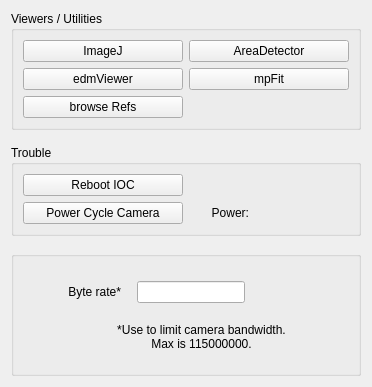
      <widget class="QWidget" name="More">
       <attribute name="title">
        <string>More</string>
       </attribute>
       <layout class="QFormLayout" name="formLayout_3">
        <item row="0" column="0">
         <widget class="QGroupBox" name="groupBox_6">
          <property name="minimumSize">
           <size>
            <width>350</width>
            <height>0</height>
           </size>
          </property>
          <property name="title">
           <string>Viewers / Utilities</string>
          </property>
          <layout class="QGridLayout" name="gridLayout_8">
           <item row="0" column="0">
            <layout class="QGridLayout" name="gridLayout_11">
             <item row="0" column="0">
              <widget class="QEPushButton" name="qepushbutton_4">
               <property name="sizePolicy">
                <sizepolicy hsizetype="Preferred" vsizetype="Fixed">
                 <horstretch>0</horstretch>
                 <verstretch>0</verstretch>
                </sizepolicy>
               </property>
               <property name="minimumSize">
                <size>
                 <width>80</width>
                 <height>0</height>
                </size>
               </property>
               <property name="maximumSize">
                <size>
                 <width>10000</width>
                 <height>16777215</height>
                </size>
               </property>
               <property name="text">
                <string>ImageJ</string>
               </property>
               <property name="program">
                <string>/afs/slac/g/testfac/extras/scripts/startImageJ</string>
               </property>
               <property name="arguments">
                <stringlist>
                 <string>$(P)</string>
                </stringlist>
               </property>
               <property name="guiFile" stdset="0">
                <string/>
               </property>
              </widget>
             </item>
             <item row="4" column="0">
              <layout class="QHBoxLayout" name="horizontalLayout_4">
               <item>
                <widget class="QEPushButton" name="qepushbutton_19">
                 <property name="sizePolicy">
                  <sizepolicy hsizetype="Preferred" vsizetype="Fixed">
                   <horstretch>0</horstretch>
                   <verstretch>0</verstretch>
                  </sizepolicy>
                 </property>
                 <property name="minimumSize">
                  <size>
                   <width>100</width>
                   <height>0</height>
                  </size>
                 </property>
                 <property name="maximumSize">
                  <size>
                   <width>1000</width>
                   <height>16777215</height>
                  </size>
                 </property>
                 <property name="text">
                  <string>browse Refs</string>
                 </property>
                 <property name="program">
                  <string>/afs/slac/g/testfac/extras/scripts/browseRef.sh</string>
                 </property>
                 <property name="arguments">
                  <stringlist>
                   <string>$(P)</string>
                  </stringlist>
                 </property>
                 <property name="guiFile" stdset="0">
                  <string/>
                 </property>
                </widget>
               </item>
              </layout>
             </item>
             <item row="1" column="1">
              <widget class="QEPushButton" name="qepushbutton_8">
               <property name="sizePolicy">
                <sizepolicy hsizetype="Minimum" vsizetype="Fixed">
                 <horstretch>0</horstretch>
                 <verstretch>0</verstretch>
                </sizepolicy>
               </property>
               <property name="minimumSize">
                <size>
                 <width>80</width>
                 <height>0</height>
                </size>
               </property>
               <property name="maximumSize">
                <size>
                 <width>10000</width>
                 <height>16777215</height>
                </size>
               </property>
               <property name="text">
                <string>mpFit</string>
               </property>
               <property name="confirmAction">
                <bool>false</bool>
               </property>
               <property name="program">
                <string>edm</string>
               </property>
               <property name="arguments">
                <stringlist>
                 <string>-x</string>
                 <string>-eolc</string>
                 <string>-m P=$(P):,R=cam1:,PORT=MPFT</string>
                 <string>/afs/slac/g/testfac/tools/display/mpfit/edl/mpFitADMain.edl</string>
                </stringlist>
               </property>
               <property name="guiFile" stdset="0">
                <string/>
               </property>
              </widget>
             </item>
             <item row="0" column="1">
              <widget class="QEPushButton" name="qepushbutton_6">
               <property name="sizePolicy">
                <sizepolicy hsizetype="Preferred" vsizetype="Fixed">
                 <horstretch>0</horstretch>
                 <verstretch>0</verstretch>
                </sizepolicy>
               </property>
               <property name="minimumSize">
                <size>
                 <width>120</width>
                 <height>0</height>
                </size>
               </property>
               <property name="maximumSize">
                <size>
                 <width>10000</width>
                 <height>16777215</height>
                </size>
               </property>
               <property name="text">
                <string>AreaDetector</string>
               </property>
               <property name="program">
                <string>edm</string>
               </property>
               <property name="arguments">
                <stringlist>
                 <string>-x</string>
                 <string>-eolc</string>
                 <string>-m P=$(P):,R=cam1:,P2=$(P2),P3=$(P3),IOC=$(IOC)</string>
                 <string>/afs/slac/g/testfac/tools/display/areaD/edl/gcADBase.edl</string>
                </stringlist>
               </property>
               <property name="guiFile" stdset="0">
                <string/>
               </property>
              </widget>
             </item>
             <item row="1" column="0">
              <widget class="QEPushButton" name="qepushbutton_5">
               <property name="sizePolicy">
                <sizepolicy hsizetype="Minimum" vsizetype="Preferred">
                 <horstretch>0</horstretch>
                 <verstretch>0</verstretch>
                </sizepolicy>
               </property>
               <property name="minimumSize">
                <size>
                 <width>80</width>
                 <height>0</height>
                </size>
               </property>
               <property name="maximumSize">
                <size>
                 <width>10000</width>
                 <height>16777215</height>
                </size>
               </property>
               <property name="text">
                <string>edmViewer</string>
               </property>
               <property name="confirmAction">
                <bool>false</bool>
               </property>
               <property name="program">
                <string>edm</string>
               </property>
               <property name="arguments">
                <stringlist>
                 <string>-x</string>
                 <string>-eolc</string>
                 <string>-m P=$(P):,R=cam1:,P2=$(P2),P3=$(P3),IOC=$(IOC)</string>
                 <string>/afs/slac/g/testfac/tools/display/areaD/edl/edmViewer.edl</string>
                </stringlist>
               </property>
               <property name="guiFile" stdset="0">
                <string/>
               </property>
              </widget>
             </item>
            </layout>
           </item>
          </layout>
         </widget>
        </item>
        <item row="1" column="0">
         <widget class="Line" name="line_2">
          <property name="orientation">
           <enum>Qt::Horizontal</enum>
          </property>
         </widget>
        </item>
        <item row="2" column="0">
         <widget class="QGroupBox" name="groupBox_5">
          <property name="minimumSize">
           <size>
            <width>350</width>
            <height>0</height>
           </size>
          </property>
          <property name="title">
           <string>Trouble</string>
          </property>
          <layout class="QGridLayout" name="gridLayout_6">
           <item row="0" column="0">
            <layout class="QGridLayout" name="gridLayout_24">
             <item row="1" column="0">
              <widget class="QEPushButton" name="qepushbutton_10">
               <property name="minimumSize">
                <size>
                 <width>150</width>
                 <height>0</height>
                </size>
               </property>
               <property name="text">
                <string>Power Cycle Camera</string>
               </property>
               <property name="confirmAction">
                <bool>true</bool>
               </property>
               <property name="program">
                <string>/afs/slac/g/testfac/extras/scripts/rebootCamera.sh</string>
               </property>
               <property name="arguments">
                <stringlist>
                 <string>$(P):</string>
                </stringlist>
               </property>
              </widget>
             </item>
             <item row="0" column="0">
              <widget class="QEPushButton" name="qepushbutton_11">
               <property name="text">
                <string>Reboot IOC</string>
               </property>
               <property name="confirmAction">
                <bool>true</bool>
               </property>
               <property name="program">
                <string>ssh</string>
               </property>
               <property name="arguments">
                <stringlist>
                 <string>ar-bigbird</string>
                 <string>/afs/slac/g/testfac/extras/scripts/iocRestartCamera.sh</string>
                 <string>$(IOC)</string>
                </stringlist>
               </property>
              </widget>
             </item>
             <item row="1" column="1">
              <layout class="QHBoxLayout" name="horizontalLayout_8">
               <item>
                <widget class="QLabel" name="label_9">
                 <property name="sizePolicy">
                  <sizepolicy hsizetype="Preferred" vsizetype="Preferred">
                   <horstretch>0</horstretch>
                   <verstretch>0</verstretch>
                  </sizepolicy>
                 </property>
                 <property name="minimumSize">
                  <size>
                   <width>0</width>
                   <height>0</height>
                  </size>
                 </property>
                 <property name="maximumSize">
                  <size>
                   <width>60</width>
                   <height>16777215</height>
                  </size>
                 </property>
                 <property name="text">
                  <string>Power:</string>
                 </property>
                 <property name="alignment">
                  <set>Qt::AlignRight|Qt::AlignTrailing|Qt::AlignVCenter</set>
                 </property>
                </widget>
               </item>
               <item>
                <widget class="QELabel" name="qelabel">
                 <property name="variable" stdset="0">
                  <string>$(P3)</string>
                 </property>
                 <property name="variableSubstitutions" stdset="0">
                  <string/>
                 </property>
                 <property name="displayAlarmStateOption" stdset="0">
                  <enum>QELabel::Never</enum>
                 </property>
                </widget>
               </item>
              </layout>
             </item>
            </layout>
           </item>
          </layout>
         </widget>
        </item>
        <item row="3" column="0">
         <widget class="Line" name="line_3">
          <property name="orientation">
           <enum>Qt::Horizontal</enum>
          </property>
         </widget>
        </item>
        <item row="4" column="0">
         <widget class="QGroupBox" name="groupBox_7">
          <property name="minimumSize">
           <size>
            <width>350</width>
            <height>125</height>
           </size>
          </property>
          <property name="maximumSize">
           <size>
            <width>375</width>
            <height>16777215</height>
           </size>
          </property>
          <property name="title">
           <string/>
          </property>
          <widget class="QWidget" name="verticalLayoutWidget">
           <property name="geometry">
            <rect>
             <x>10</x>
             <y>30</y>
             <width>361</width>
             <height>83</height>
            </rect>
           </property>
           <layout class="QVBoxLayout" name="verticalLayout_6">
            <item>
             <layout class="QGridLayout" name="gridLayout_30" columnminimumwidth="110,110,110">
              <item row="0" column="0">
               <widget class="QLabel" name="label_10">
                <property name="sizePolicy">
                 <sizepolicy hsizetype="Preferred" vsizetype="Preferred">
                  <horstretch>0</horstretch>
                  <verstretch>0</verstretch>
                 </sizepolicy>
                </property>
                <property name="minimumSize">
                 <size>
                  <width>60</width>
                  <height>0</height>
                 </size>
                </property>
                <property name="maximumSize">
                 <size>
                  <width>100</width>
                  <height>16777215</height>
                 </size>
                </property>
                <property name="text">
                 <string>Byte rate*</string>
                </property>
                <property name="alignment">
                 <set>Qt::AlignRight|Qt::AlignTrailing|Qt::AlignVCenter</set>
                </property>
               </widget>
              </item>
              <item row="0" column="1">
               <widget class="QELineEdit" name="qelineedit_16">
                <property name="sizePolicy">
                 <sizepolicy hsizetype="Fixed" vsizetype="Fixed">
                  <horstretch>0</horstretch>
                  <verstretch>0</verstretch>
                 </sizepolicy>
                </property>
                <property name="variable" stdset="0">
                 <string>$(P):cam1:PSByteRate</string>
                </property>
                <property name="variableSubstitutions" stdset="0">
                 <string>P=13PS7</string>
                </property>
               </widget>
              </item>
              <item row="0" column="2">
               <widget class="QELabel" name="qelabel_2">
                <property name="variable" stdset="0">
                 <string>$(P):cam1:PSByteRate_RBV</string>
                </property>
                <property name="variableSubstitutions" stdset="0">
                 <string>P=13PS7</string>
                </property>
                <property name="displayAlarmStateOption" stdset="0">
                 <enum>QELabel::Never</enum>
                </property>
               </widget>
              </item>
             </layout>
            </item>
            <item>
             <widget class="QLabel" name="label_11">
              <property name="sizePolicy">
               <sizepolicy hsizetype="Preferred" vsizetype="Preferred">
                <horstretch>0</horstretch>
                <verstretch>0</verstretch>
               </sizepolicy>
              </property>
              <property name="minimumSize">
               <size>
                <width>0</width>
                <height>0</height>
               </size>
              </property>
              <property name="maximumSize">
               <size>
                <width>16777215</width>
                <height>16777215</height>
               </size>
              </property>
              <property name="layoutDirection">
               <enum>Qt::LeftToRight</enum>
              </property>
              <property name="text">
               <string>*Use to limit camera bandwidth.
Max is 115000000.</string>
              </property>
              <property name="alignment">
               <set>Qt::AlignCenter</set>
              </property>
             </widget>
            </item>
           </layout>
          </widget>
         </widget>
        </item>
       </layout>
      </widget>
